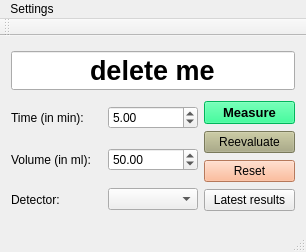
<?xml version="1.0" encoding="UTF-8"?>
<ui version="4.0">
 <class>QtSipperClass</class>
 <widget class="QMainWindow" name="QtSipperClass">
  <property name="geometry">
   <rect>
    <x>0</x>
    <y>0</y>
    <width>306</width>
    <height>252</height>
   </rect>
  </property>
  <property name="windowTitle">
   <string>QtSipper</string>
  </property>
  <widget class="QWidget" name="centralWidget">
   <layout class="QGridLayout" name="gridLayout">
    <item row="0" column="0" colspan="3">
     <widget class="QLineEdit" name="mainInput">
      <property name="palette">
       <palette>
        <active>
         <colorrole role="WindowText">
          <brush brushstyle="SolidPattern">
           <color alpha="255">
            <red>0</red>
            <green>170</green>
            <blue>0</blue>
           </color>
          </brush>
         </colorrole>
         <colorrole role="Button">
          <brush brushstyle="SolidPattern">
           <color alpha="255">
            <red>240</red>
            <green>240</green>
            <blue>240</blue>
           </color>
          </brush>
         </colorrole>
         <colorrole role="Light">
          <brush brushstyle="SolidPattern">
           <color alpha="255">
            <red>255</red>
            <green>255</green>
            <blue>255</blue>
           </color>
          </brush>
         </colorrole>
         <colorrole role="Midlight">
          <brush brushstyle="SolidPattern">
           <color alpha="255">
            <red>227</red>
            <green>227</green>
            <blue>227</blue>
           </color>
          </brush>
         </colorrole>
         <colorrole role="Dark">
          <brush brushstyle="SolidPattern">
           <color alpha="255">
            <red>160</red>
            <green>160</green>
            <blue>160</blue>
           </color>
          </brush>
         </colorrole>
         <colorrole role="Mid">
          <brush brushstyle="SolidPattern">
           <color alpha="255">
            <red>160</red>
            <green>160</green>
            <blue>160</blue>
           </color>
          </brush>
         </colorrole>
         <colorrole role="Text">
          <brush brushstyle="SolidPattern">
           <color alpha="255">
            <red>0</red>
            <green>170</green>
            <blue>0</blue>
           </color>
          </brush>
         </colorrole>
         <colorrole role="BrightText">
          <brush brushstyle="SolidPattern">
           <color alpha="255">
            <red>255</red>
            <green>255</green>
            <blue>255</blue>
           </color>
          </brush>
         </colorrole>
         <colorrole role="ButtonText">
          <brush brushstyle="SolidPattern">
           <color alpha="255">
            <red>0</red>
            <green>170</green>
            <blue>0</blue>
           </color>
          </brush>
         </colorrole>
         <colorrole role="Base">
          <brush brushstyle="SolidPattern">
           <color alpha="255">
            <red>255</red>
            <green>255</green>
            <blue>255</blue>
           </color>
          </brush>
         </colorrole>
         <colorrole role="Window">
          <brush brushstyle="SolidPattern">
           <color alpha="255">
            <red>240</red>
            <green>240</green>
            <blue>240</blue>
           </color>
          </brush>
         </colorrole>
         <colorrole role="Shadow">
          <brush brushstyle="SolidPattern">
           <color alpha="255">
            <red>105</red>
            <green>105</green>
            <blue>105</blue>
           </color>
          </brush>
         </colorrole>
         <colorrole role="Highlight">
          <brush brushstyle="SolidPattern">
           <color alpha="255">
            <red>51</red>
            <green>153</green>
            <blue>255</blue>
           </color>
          </brush>
         </colorrole>
         <colorrole role="HighlightedText">
          <brush brushstyle="SolidPattern">
           <color alpha="255">
            <red>255</red>
            <green>255</green>
            <blue>255</blue>
           </color>
          </brush>
         </colorrole>
         <colorrole role="Link">
          <brush brushstyle="SolidPattern">
           <color alpha="255">
            <red>0</red>
            <green>0</green>
            <blue>255</blue>
           </color>
          </brush>
         </colorrole>
         <colorrole role="LinkVisited">
          <brush brushstyle="SolidPattern">
           <color alpha="255">
            <red>255</red>
            <green>0</green>
            <blue>255</blue>
           </color>
          </brush>
         </colorrole>
         <colorrole role="AlternateBase">
          <brush brushstyle="SolidPattern">
           <color alpha="255">
            <red>245</red>
            <green>245</green>
            <blue>245</blue>
           </color>
          </brush>
         </colorrole>
         <colorrole role="NoRole">
          <brush brushstyle="SolidPattern">
           <color alpha="255">
            <red>0</red>
            <green>0</green>
            <blue>0</blue>
           </color>
          </brush>
         </colorrole>
         <colorrole role="ToolTipBase">
          <brush brushstyle="SolidPattern">
           <color alpha="255">
            <red>255</red>
            <green>255</green>
            <blue>220</blue>
           </color>
          </brush>
         </colorrole>
         <colorrole role="ToolTipText">
          <brush brushstyle="SolidPattern">
           <color alpha="255">
            <red>0</red>
            <green>0</green>
            <blue>0</blue>
           </color>
          </brush>
         </colorrole>
         <colorrole role="PlaceholderText">
          <brush brushstyle="SolidPattern">
           <color alpha="255">
            <red>0</red>
            <green>0</green>
            <blue>0</blue>
           </color>
          </brush>
         </colorrole>
        </active>
        <inactive>
         <colorrole role="WindowText">
          <brush brushstyle="SolidPattern">
           <color alpha="255">
            <red>0</red>
            <green>0</green>
            <blue>0</blue>
           </color>
          </brush>
         </colorrole>
         <colorrole role="Button">
          <brush brushstyle="SolidPattern">
           <color alpha="255">
            <red>240</red>
            <green>240</green>
            <blue>240</blue>
           </color>
          </brush>
         </colorrole>
         <colorrole role="Light">
          <brush brushstyle="SolidPattern">
           <color alpha="255">
            <red>255</red>
            <green>255</green>
            <blue>255</blue>
           </color>
          </brush>
         </colorrole>
         <colorrole role="Midlight">
          <brush brushstyle="SolidPattern">
           <color alpha="255">
            <red>227</red>
            <green>227</green>
            <blue>227</blue>
           </color>
          </brush>
         </colorrole>
         <colorrole role="Dark">
          <brush brushstyle="SolidPattern">
           <color alpha="255">
            <red>160</red>
            <green>160</green>
            <blue>160</blue>
           </color>
          </brush>
         </colorrole>
         <colorrole role="Mid">
          <brush brushstyle="SolidPattern">
           <color alpha="255">
            <red>160</red>
            <green>160</green>
            <blue>160</blue>
           </color>
          </brush>
         </colorrole>
         <colorrole role="Text">
          <brush brushstyle="SolidPattern">
           <color alpha="255">
            <red>0</red>
            <green>0</green>
            <blue>0</blue>
           </color>
          </brush>
         </colorrole>
         <colorrole role="BrightText">
          <brush brushstyle="SolidPattern">
           <color alpha="255">
            <red>255</red>
            <green>255</green>
            <blue>255</blue>
           </color>
          </brush>
         </colorrole>
         <colorrole role="ButtonText">
          <brush brushstyle="SolidPattern">
           <color alpha="255">
            <red>0</red>
            <green>0</green>
            <blue>0</blue>
           </color>
          </brush>
         </colorrole>
         <colorrole role="Base">
          <brush brushstyle="SolidPattern">
           <color alpha="255">
            <red>255</red>
            <green>255</green>
            <blue>255</blue>
           </color>
          </brush>
         </colorrole>
         <colorrole role="Window">
          <brush brushstyle="SolidPattern">
           <color alpha="255">
            <red>240</red>
            <green>240</green>
            <blue>240</blue>
           </color>
          </brush>
         </colorrole>
         <colorrole role="Shadow">
          <brush brushstyle="SolidPattern">
           <color alpha="255">
            <red>105</red>
            <green>105</green>
            <blue>105</blue>
           </color>
          </brush>
         </colorrole>
         <colorrole role="Highlight">
          <brush brushstyle="SolidPattern">
           <color alpha="255">
            <red>240</red>
            <green>240</green>
            <blue>240</blue>
           </color>
          </brush>
         </colorrole>
         <colorrole role="HighlightedText">
          <brush brushstyle="SolidPattern">
           <color alpha="255">
            <red>0</red>
            <green>0</green>
            <blue>0</blue>
           </color>
          </brush>
         </colorrole>
         <colorrole role="Link">
          <brush brushstyle="SolidPattern">
           <color alpha="255">
            <red>0</red>
            <green>0</green>
            <blue>255</blue>
           </color>
          </brush>
         </colorrole>
         <colorrole role="LinkVisited">
          <brush brushstyle="SolidPattern">
           <color alpha="255">
            <red>255</red>
            <green>0</green>
            <blue>255</blue>
           </color>
          </brush>
         </colorrole>
         <colorrole role="AlternateBase">
          <brush brushstyle="SolidPattern">
           <color alpha="255">
            <red>245</red>
            <green>245</green>
            <blue>245</blue>
           </color>
          </brush>
         </colorrole>
         <colorrole role="NoRole">
          <brush brushstyle="NoBrush">
           <color alpha="255">
            <red>0</red>
            <green>0</green>
            <blue>0</blue>
           </color>
          </brush>
         </colorrole>
         <colorrole role="ToolTipBase">
          <brush brushstyle="SolidPattern">
           <color alpha="255">
            <red>255</red>
            <green>255</green>
            <blue>220</blue>
           </color>
          </brush>
         </colorrole>
         <colorrole role="ToolTipText">
          <brush brushstyle="SolidPattern">
           <color alpha="255">
            <red>0</red>
            <green>0</green>
            <blue>0</blue>
           </color>
          </brush>
         </colorrole>
         <colorrole role="PlaceholderText">
          <brush brushstyle="NoBrush">
           <color alpha="128">
            <red>0</red>
            <green>170</green>
            <blue>0</blue>
           </color>
          </brush>
         </colorrole>
        </inactive>
        <disabled>
         <colorrole role="WindowText">
          <brush brushstyle="SolidPattern">
           <color alpha="255">
            <red>120</red>
            <green>120</green>
            <blue>120</blue>
           </color>
          </brush>
         </colorrole>
         <colorrole role="Button">
          <brush brushstyle="SolidPattern">
           <color alpha="255">
            <red>240</red>
            <green>240</green>
            <blue>240</blue>
           </color>
          </brush>
         </colorrole>
         <colorrole role="Light">
          <brush brushstyle="SolidPattern">
           <color alpha="255">
            <red>255</red>
            <green>255</green>
            <blue>255</blue>
           </color>
          </brush>
         </colorrole>
         <colorrole role="Midlight">
          <brush brushstyle="SolidPattern">
           <color alpha="255">
            <red>247</red>
            <green>247</green>
            <blue>247</blue>
           </color>
          </brush>
         </colorrole>
         <colorrole role="Dark">
          <brush brushstyle="SolidPattern">
           <color alpha="255">
            <red>160</red>
            <green>160</green>
            <blue>160</blue>
           </color>
          </brush>
         </colorrole>
         <colorrole role="Mid">
          <brush brushstyle="SolidPattern">
           <color alpha="255">
            <red>160</red>
            <green>160</green>
            <blue>160</blue>
           </color>
          </brush>
         </colorrole>
         <colorrole role="Text">
          <brush brushstyle="SolidPattern">
           <color alpha="255">
            <red>120</red>
            <green>120</green>
            <blue>120</blue>
           </color>
          </brush>
         </colorrole>
         <colorrole role="BrightText">
          <brush brushstyle="SolidPattern">
           <color alpha="255">
            <red>255</red>
            <green>255</green>
            <blue>255</blue>
           </color>
          </brush>
         </colorrole>
         <colorrole role="ButtonText">
          <brush brushstyle="SolidPattern">
           <color alpha="255">
            <red>120</red>
            <green>120</green>
            <blue>120</blue>
           </color>
          </brush>
         </colorrole>
         <colorrole role="Base">
          <brush brushstyle="SolidPattern">
           <color alpha="255">
            <red>240</red>
            <green>240</green>
            <blue>240</blue>
           </color>
          </brush>
         </colorrole>
         <colorrole role="Window">
          <brush brushstyle="SolidPattern">
           <color alpha="255">
            <red>240</red>
            <green>240</green>
            <blue>240</blue>
           </color>
          </brush>
         </colorrole>
         <colorrole role="Shadow">
          <brush brushstyle="SolidPattern">
           <color alpha="255">
            <red>0</red>
            <green>0</green>
            <blue>0</blue>
           </color>
          </brush>
         </colorrole>
         <colorrole role="Highlight">
          <brush brushstyle="SolidPattern">
           <color alpha="255">
            <red>51</red>
            <green>153</green>
            <blue>255</blue>
           </color>
          </brush>
         </colorrole>
         <colorrole role="HighlightedText">
          <brush brushstyle="SolidPattern">
           <color alpha="255">
            <red>255</red>
            <green>255</green>
            <blue>255</blue>
           </color>
          </brush>
         </colorrole>
         <colorrole role="Link">
          <brush brushstyle="SolidPattern">
           <color alpha="255">
            <red>0</red>
            <green>0</green>
            <blue>255</blue>
           </color>
          </brush>
         </colorrole>
         <colorrole role="LinkVisited">
          <brush brushstyle="SolidPattern">
           <color alpha="255">
            <red>255</red>
            <green>0</green>
            <blue>255</blue>
           </color>
          </brush>
         </colorrole>
         <colorrole role="AlternateBase">
          <brush brushstyle="SolidPattern">
           <color alpha="255">
            <red>245</red>
            <green>245</green>
            <blue>245</blue>
           </color>
          </brush>
         </colorrole>
         <colorrole role="NoRole">
          <brush brushstyle="NoBrush">
           <color alpha="255">
            <red>0</red>
            <green>0</green>
            <blue>0</blue>
           </color>
          </brush>
         </colorrole>
         <colorrole role="ToolTipBase">
          <brush brushstyle="SolidPattern">
           <color alpha="255">
            <red>255</red>
            <green>255</green>
            <blue>220</blue>
           </color>
          </brush>
         </colorrole>
         <colorrole role="ToolTipText">
          <brush brushstyle="SolidPattern">
           <color alpha="255">
            <red>0</red>
            <green>0</green>
            <blue>0</blue>
           </color>
          </brush>
         </colorrole>
         <colorrole role="PlaceholderText">
          <brush brushstyle="NoBrush">
           <color alpha="128">
            <red>0</red>
            <green>170</green>
            <blue>0</blue>
           </color>
          </brush>
         </colorrole>
        </disabled>
       </palette>
      </property>
      <property name="font">
       <font>
        <pointsize>20</pointsize>
        <weight>75</weight>
        <bold>true</bold>
       </font>
      </property>
      <property name="layoutDirection">
       <enum>Qt::RightToLeft</enum>
      </property>
      <property name="text">
       <string>delete me</string>
      </property>
      <property name="alignment">
       <set>Qt::AlignCenter</set>
      </property>
     </widget>
    </item>
    <item row="1" column="0">
     <widget class="QLabel" name="label_2">
      <property name="text">
       <string>Time (in min):</string>
      </property>
     </widget>
    </item>
    <item row="1" column="1">
     <widget class="QDoubleSpinBox" name="timeInput">
      <property name="value">
       <double>5.000000000000000</double>
      </property>
     </widget>
    </item>
    <item row="1" column="2" rowspan="3">
     <layout class="QVBoxLayout" name="verticalLayout">
      <item>
       <widget class="QPushButton" name="measureButton">
        <property name="palette">
         <palette>
          <active>
           <colorrole role="WindowText">
            <brush brushstyle="SolidPattern">
             <color alpha="255">
              <red>255</red>
              <green>0</green>
              <blue>0</blue>
             </color>
            </brush>
           </colorrole>
           <colorrole role="Button">
            <brush brushstyle="SolidPattern">
             <color alpha="255">
              <red>0</red>
              <green>255</green>
              <blue>127</blue>
             </color>
            </brush>
           </colorrole>
           <colorrole role="Light">
            <brush brushstyle="SolidPattern">
             <color alpha="255">
              <red>0</red>
              <green>255</green>
              <blue>0</blue>
             </color>
            </brush>
           </colorrole>
           <colorrole role="Midlight">
            <brush brushstyle="SolidPattern">
             <color alpha="255">
              <red>0</red>
              <green>255</green>
              <blue>0</blue>
             </color>
            </brush>
           </colorrole>
           <colorrole role="Dark">
            <brush brushstyle="SolidPattern">
             <color alpha="255">
              <red>0</red>
              <green>255</green>
              <blue>0</blue>
             </color>
            </brush>
           </colorrole>
           <colorrole role="Mid">
            <brush brushstyle="SolidPattern">
             <color alpha="255">
              <red>0</red>
              <green>255</green>
              <blue>0</blue>
             </color>
            </brush>
           </colorrole>
           <colorrole role="Text">
            <brush brushstyle="SolidPattern">
             <color alpha="255">
              <red>255</red>
              <green>0</green>
              <blue>0</blue>
             </color>
            </brush>
           </colorrole>
           <colorrole role="BrightText">
            <brush brushstyle="SolidPattern">
             <color alpha="255">
              <red>85</red>
              <green>0</green>
              <blue>255</blue>
             </color>
            </brush>
           </colorrole>
           <colorrole role="ButtonText">
            <brush brushstyle="SolidPattern">
             <color alpha="255">
              <red>0</red>
              <green>0</green>
              <blue>0</blue>
             </color>
            </brush>
           </colorrole>
           <colorrole role="Base">
            <brush brushstyle="SolidPattern">
             <color alpha="255">
              <red>0</red>
              <green>255</green>
              <blue>127</blue>
             </color>
            </brush>
           </colorrole>
           <colorrole role="Window">
            <brush brushstyle="SolidPattern">
             <color alpha="255">
              <red>0</red>
              <green>255</green>
              <blue>127</blue>
             </color>
            </brush>
           </colorrole>
           <colorrole role="Shadow">
            <brush brushstyle="SolidPattern">
             <color alpha="255">
              <red>0</red>
              <green>0</green>
              <blue>0</blue>
             </color>
            </brush>
           </colorrole>
           <colorrole role="Highlight">
            <brush brushstyle="SolidPattern">
             <color alpha="255">
              <red>51</red>
              <green>153</green>
              <blue>255</blue>
             </color>
            </brush>
           </colorrole>
           <colorrole role="HighlightedText">
            <brush brushstyle="SolidPattern">
             <color alpha="255">
              <red>255</red>
              <green>255</green>
              <blue>255</blue>
             </color>
            </brush>
           </colorrole>
           <colorrole role="Link">
            <brush brushstyle="SolidPattern">
             <color alpha="255">
              <red>0</red>
              <green>0</green>
              <blue>255</blue>
             </color>
            </brush>
           </colorrole>
           <colorrole role="LinkVisited">
            <brush brushstyle="SolidPattern">
             <color alpha="255">
              <red>255</red>
              <green>0</green>
              <blue>255</blue>
             </color>
            </brush>
           </colorrole>
           <colorrole role="AlternateBase">
            <brush brushstyle="SolidPattern">
             <color alpha="255">
              <red>0</red>
              <green>255</green>
              <blue>0</blue>
             </color>
            </brush>
           </colorrole>
           <colorrole role="NoRole">
            <brush brushstyle="SolidPattern">
             <color alpha="255">
              <red>0</red>
              <green>0</green>
              <blue>0</blue>
             </color>
            </brush>
           </colorrole>
           <colorrole role="ToolTipBase">
            <brush brushstyle="SolidPattern">
             <color alpha="255">
              <red>255</red>
              <green>255</green>
              <blue>220</blue>
             </color>
            </brush>
           </colorrole>
           <colorrole role="ToolTipText">
            <brush brushstyle="SolidPattern">
             <color alpha="255">
              <red>0</red>
              <green>0</green>
              <blue>0</blue>
             </color>
            </brush>
           </colorrole>
           <colorrole role="PlaceholderText">
            <brush brushstyle="SolidPattern">
             <color alpha="255">
              <red>0</red>
              <green>0</green>
              <blue>0</blue>
             </color>
            </brush>
           </colorrole>
          </active>
          <inactive>
           <colorrole role="WindowText">
            <brush brushstyle="SolidPattern">
             <color alpha="255">
              <red>0</red>
              <green>0</green>
              <blue>0</blue>
             </color>
            </brush>
           </colorrole>
           <colorrole role="Button">
            <brush brushstyle="SolidPattern">
             <color alpha="255">
              <red>0</red>
              <green>255</green>
              <blue>127</blue>
             </color>
            </brush>
           </colorrole>
           <colorrole role="Light">
            <brush brushstyle="SolidPattern">
             <color alpha="255">
              <red>255</red>
              <green>255</green>
              <blue>255</blue>
             </color>
            </brush>
           </colorrole>
           <colorrole role="Midlight">
            <brush brushstyle="SolidPattern">
             <color alpha="255">
              <red>227</red>
              <green>227</green>
              <blue>227</blue>
             </color>
            </brush>
           </colorrole>
           <colorrole role="Dark">
            <brush brushstyle="SolidPattern">
             <color alpha="255">
              <red>160</red>
              <green>160</green>
              <blue>160</blue>
             </color>
            </brush>
           </colorrole>
           <colorrole role="Mid">
            <brush brushstyle="SolidPattern">
             <color alpha="255">
              <red>160</red>
              <green>160</green>
              <blue>160</blue>
             </color>
            </brush>
           </colorrole>
           <colorrole role="Text">
            <brush brushstyle="SolidPattern">
             <color alpha="255">
              <red>0</red>
              <green>0</green>
              <blue>0</blue>
             </color>
            </brush>
           </colorrole>
           <colorrole role="BrightText">
            <brush brushstyle="SolidPattern">
             <color alpha="255">
              <red>255</red>
              <green>255</green>
              <blue>255</blue>
             </color>
            </brush>
           </colorrole>
           <colorrole role="ButtonText">
            <brush brushstyle="SolidPattern">
             <color alpha="255">
              <red>0</red>
              <green>0</green>
              <blue>0</blue>
             </color>
            </brush>
           </colorrole>
           <colorrole role="Base">
            <brush brushstyle="SolidPattern">
             <color alpha="255">
              <red>0</red>
              <green>255</green>
              <blue>127</blue>
             </color>
            </brush>
           </colorrole>
           <colorrole role="Window">
            <brush brushstyle="SolidPattern">
             <color alpha="255">
              <red>0</red>
              <green>255</green>
              <blue>127</blue>
             </color>
            </brush>
           </colorrole>
           <colorrole role="Shadow">
            <brush brushstyle="SolidPattern">
             <color alpha="255">
              <red>105</red>
              <green>105</green>
              <blue>105</blue>
             </color>
            </brush>
           </colorrole>
           <colorrole role="Highlight">
            <brush brushstyle="SolidPattern">
             <color alpha="255">
              <red>240</red>
              <green>240</green>
              <blue>240</blue>
             </color>
            </brush>
           </colorrole>
           <colorrole role="HighlightedText">
            <brush brushstyle="SolidPattern">
             <color alpha="255">
              <red>0</red>
              <green>0</green>
              <blue>0</blue>
             </color>
            </brush>
           </colorrole>
           <colorrole role="Link">
            <brush brushstyle="SolidPattern">
             <color alpha="255">
              <red>0</red>
              <green>0</green>
              <blue>255</blue>
             </color>
            </brush>
           </colorrole>
           <colorrole role="LinkVisited">
            <brush brushstyle="SolidPattern">
             <color alpha="255">
              <red>255</red>
              <green>0</green>
              <blue>255</blue>
             </color>
            </brush>
           </colorrole>
           <colorrole role="AlternateBase">
            <brush brushstyle="SolidPattern">
             <color alpha="255">
              <red>245</red>
              <green>245</green>
              <blue>245</blue>
             </color>
            </brush>
           </colorrole>
           <colorrole role="NoRole">
            <brush brushstyle="NoBrush">
             <color alpha="255">
              <red>0</red>
              <green>0</green>
              <blue>0</blue>
             </color>
            </brush>
           </colorrole>
           <colorrole role="ToolTipBase">
            <brush brushstyle="SolidPattern">
             <color alpha="255">
              <red>255</red>
              <green>255</green>
              <blue>220</blue>
             </color>
            </brush>
           </colorrole>
           <colorrole role="ToolTipText">
            <brush brushstyle="SolidPattern">
             <color alpha="255">
              <red>0</red>
              <green>0</green>
              <blue>0</blue>
             </color>
            </brush>
           </colorrole>
           <colorrole role="PlaceholderText">
            <brush brushstyle="NoBrush">
             <color alpha="128">
              <red>255</red>
              <green>0</green>
              <blue>0</blue>
             </color>
            </brush>
           </colorrole>
          </inactive>
          <disabled>
           <colorrole role="WindowText">
            <brush brushstyle="SolidPattern">
             <color alpha="255">
              <red>0</red>
              <green>255</green>
              <blue>0</blue>
             </color>
            </brush>
           </colorrole>
           <colorrole role="Button">
            <brush brushstyle="SolidPattern">
             <color alpha="255">
              <red>0</red>
              <green>255</green>
              <blue>127</blue>
             </color>
            </brush>
           </colorrole>
           <colorrole role="Light">
            <brush brushstyle="SolidPattern">
             <color alpha="255">
              <red>0</red>
              <green>255</green>
              <blue>0</blue>
             </color>
            </brush>
           </colorrole>
           <colorrole role="Midlight">
            <brush brushstyle="SolidPattern">
             <color alpha="255">
              <red>0</red>
              <green>255</green>
              <blue>0</blue>
             </color>
            </brush>
           </colorrole>
           <colorrole role="Dark">
            <brush brushstyle="SolidPattern">
             <color alpha="255">
              <red>0</red>
              <green>255</green>
              <blue>0</blue>
             </color>
            </brush>
           </colorrole>
           <colorrole role="Mid">
            <brush brushstyle="SolidPattern">
             <color alpha="255">
              <red>0</red>
              <green>255</green>
              <blue>0</blue>
             </color>
            </brush>
           </colorrole>
           <colorrole role="Text">
            <brush brushstyle="SolidPattern">
             <color alpha="255">
              <red>0</red>
              <green>255</green>
              <blue>0</blue>
             </color>
            </brush>
           </colorrole>
           <colorrole role="BrightText">
            <brush brushstyle="SolidPattern">
             <color alpha="255">
              <red>85</red>
              <green>0</green>
              <blue>255</blue>
             </color>
            </brush>
           </colorrole>
           <colorrole role="ButtonText">
            <brush brushstyle="SolidPattern">
             <color alpha="255">
              <red>0</red>
              <green>255</green>
              <blue>0</blue>
             </color>
            </brush>
           </colorrole>
           <colorrole role="Base">
            <brush brushstyle="SolidPattern">
             <color alpha="255">
              <red>0</red>
              <green>255</green>
              <blue>127</blue>
             </color>
            </brush>
           </colorrole>
           <colorrole role="Window">
            <brush brushstyle="SolidPattern">
             <color alpha="255">
              <red>0</red>
              <green>255</green>
              <blue>127</blue>
             </color>
            </brush>
           </colorrole>
           <colorrole role="Shadow">
            <brush brushstyle="SolidPattern">
             <color alpha="255">
              <red>0</red>
              <green>0</green>
              <blue>0</blue>
             </color>
            </brush>
           </colorrole>
           <colorrole role="Highlight">
            <brush brushstyle="SolidPattern">
             <color alpha="255">
              <red>51</red>
              <green>153</green>
              <blue>255</blue>
             </color>
            </brush>
           </colorrole>
           <colorrole role="HighlightedText">
            <brush brushstyle="SolidPattern">
             <color alpha="255">
              <red>255</red>
              <green>255</green>
              <blue>255</blue>
             </color>
            </brush>
           </colorrole>
           <colorrole role="Link">
            <brush brushstyle="SolidPattern">
             <color alpha="255">
              <red>0</red>
              <green>0</green>
              <blue>255</blue>
             </color>
            </brush>
           </colorrole>
           <colorrole role="LinkVisited">
            <brush brushstyle="SolidPattern">
             <color alpha="255">
              <red>255</red>
              <green>0</green>
              <blue>255</blue>
             </color>
            </brush>
           </colorrole>
           <colorrole role="AlternateBase">
            <brush brushstyle="SolidPattern">
             <color alpha="255">
              <red>245</red>
              <green>245</green>
              <blue>245</blue>
             </color>
            </brush>
           </colorrole>
           <colorrole role="NoRole">
            <brush brushstyle="NoBrush">
             <color alpha="255">
              <red>0</red>
              <green>0</green>
              <blue>0</blue>
             </color>
            </brush>
           </colorrole>
           <colorrole role="ToolTipBase">
            <brush brushstyle="SolidPattern">
             <color alpha="255">
              <red>255</red>
              <green>255</green>
              <blue>220</blue>
             </color>
            </brush>
           </colorrole>
           <colorrole role="ToolTipText">
            <brush brushstyle="SolidPattern">
             <color alpha="255">
              <red>0</red>
              <green>0</green>
              <blue>0</blue>
             </color>
            </brush>
           </colorrole>
           <colorrole role="PlaceholderText">
            <brush brushstyle="NoBrush">
             <color alpha="128">
              <red>255</red>
              <green>0</green>
              <blue>0</blue>
             </color>
            </brush>
           </colorrole>
          </disabled>
         </palette>
        </property>
        <property name="font">
         <font>
          <pointsize>10</pointsize>
          <weight>75</weight>
          <bold>true</bold>
         </font>
        </property>
        <property name="styleSheet">
         <string notr="true">background-color: rgb(0, 255, 127);</string>
        </property>
        <property name="text">
         <string>Measure</string>
        </property>
       </widget>
      </item>
      <item>
       <widget class="QPushButton" name="reevButton">
        <property name="styleSheet">
         <string notr="true">background-color: rgb(170, 170, 127);</string>
        </property>
        <property name="text">
         <string>Reevaluate</string>
        </property>
       </widget>
      </item>
      <item>
       <widget class="QPushButton" name="resetButton">
        <property name="styleSheet">
         <string notr="true">background-color: rgb(255, 170, 127);</string>
        </property>
        <property name="text">
         <string>Reset</string>
        </property>
       </widget>
      </item>
      <item>
       <widget class="QPushButton" name="resultButton">
        <property name="styleSheet">
         <string notr="true">background-color: rgb(235, 235, 235);</string>
        </property>
        <property name="text">
         <string>Latest results</string>
        </property>
       </widget>
      </item>
     </layout>
    </item>
    <item row="2" column="0">
     <widget class="QLabel" name="label">
      <property name="text">
       <string>Volume (in ml):</string>
      </property>
     </widget>
    </item>
    <item row="2" column="1">
     <widget class="QDoubleSpinBox" name="volumeInput">
      <property name="maximum">
       <double>200.000000000000000</double>
      </property>
      <property name="value">
       <double>50.000000000000000</double>
      </property>
     </widget>
    </item>
    <item row="3" column="0">
     <widget class="QLabel" name="label_3">
      <property name="text">
       <string>Detector:</string>
      </property>
     </widget>
    </item>
    <item row="3" column="1">
     <widget class="QComboBox" name="detectorBox"/>
    </item>
   </layout>
  </widget>
  <widget class="QToolBar" name="mainToolBar">
   <attribute name="toolBarArea">
    <enum>TopToolBarArea</enum>
   </attribute>
   <attribute name="toolBarBreak">
    <bool>false</bool>
   </attribute>
  </widget>
  <widget class="QStatusBar" name="statusBar"/>
  <widget class="QMenuBar" name="menuBar">
   <property name="geometry">
    <rect>
     <x>0</x>
     <y>0</y>
     <width>306</width>
     <height>21</height>
    </rect>
   </property>
   <widget class="QMenu" name="menuQtSipper">
    <property name="title">
     <string>Settings</string>
    </property>
    <addaction name="actionServer"/>
    <addaction name="actionDetectors"/>
    <addaction name="actionFtp"/>
   </widget>
   <addaction name="menuQtSipper"/>
  </widget>
  <action name="actionServer">
   <property name="text">
    <string>Set server</string>
   </property>
  </action>
  <action name="actionDetectors">
   <property name="text">
    <string>Set detectors</string>
   </property>
  </action>
  <action name="actionFtp">
   <property name="text">
    <string>Set data transfer</string>
   </property>
  </action>
 </widget>
 <layoutdefault spacing="6" margin="11"/>
 <resources>
  <include location="QtSipper.qrc"/>
 </resources>
 <connections/>
</ui>
